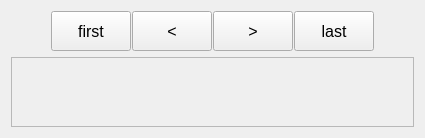
           <widget class="QWidget" name="page3_1">
            <layout class="QGridLayout" name="gridLayout_7">
             <item row="0" column="0">
              <layout class="QVBoxLayout" name="verticalLayout_61">
               <property name="spacing">
                <number>1</number>
               </property>
               <item>
                <layout class="QHBoxLayout" name="horizontalLayout_10">
                 <item>
                  <spacer name="horizontalSpacer_149">
                   <property name="orientation">
                    <enum>Qt::Horizontal</enum>
                   </property>
                   <property name="sizeHint" stdset="0">
                    <size>
                     <width>40</width>
                     <height>20</height>
                    </size>
                   </property>
                  </spacer>
                 </item>
                 <item>
                  <widget class="QPushButton" name="button4Page3">
                   <property name="minimumSize">
                    <size>
                     <width>0</width>
                     <height>40</height>
                    </size>
                   </property>
                   <property name="font">
                    <font>
                     <pointsize>12</pointsize>
                    </font>
                   </property>
                   <property name="text">
                    <string>first</string>
                   </property>
                  </widget>
                 </item>
                 <item>
                  <widget class="QPushButton" name="button5Page3">
                   <property name="minimumSize">
                    <size>
                     <width>0</width>
                     <height>40</height>
                    </size>
                   </property>
                   <property name="font">
                    <font>
                     <pointsize>12</pointsize>
                    </font>
                   </property>
                   <property name="text">
                    <string>&lt;</string>
                   </property>
                  </widget>
                 </item>
                 <item>
                  <widget class="QPushButton" name="button6Page3">
                   <property name="minimumSize">
                    <size>
                     <width>0</width>
                     <height>40</height>
                    </size>
                   </property>
                   <property name="font">
                    <font>
                     <pointsize>12</pointsize>
                    </font>
                   </property>
                   <property name="text">
                    <string>&gt;</string>
                   </property>
                  </widget>
                 </item>
                 <item>
                  <widget class="QPushButton" name="button7Page3">
                   <property name="minimumSize">
                    <size>
                     <width>0</width>
                     <height>40</height>
                    </size>
                   </property>
                   <property name="font">
                    <font>
                     <pointsize>12</pointsize>
                    </font>
                   </property>
                   <property name="text">
                    <string>last</string>
                   </property>
                  </widget>
                 </item>
                 <item>
                  <spacer name="horizontalSpacer_24">
                   <property name="orientation">
                    <enum>Qt::Horizontal</enum>
                   </property>
                   <property name="sizeHint" stdset="0">
                    <size>
                     <width>40</width>
                     <height>20</height>
                    </size>
                   </property>
                  </spacer>
                 </item>
                </layout>
               </item>
              </layout>
             </item>
             <item row="1" column="0">
              <widget class="QScrollArea" name="IncomingscrollArea">
               <property name="verticalScrollBarPolicy">
                <enum>Qt::ScrollBarAsNeeded</enum>
               </property>
               <property name="sizeAdjustPolicy">
                <enum>QAbstractScrollArea::AdjustIgnored</enum>
               </property>
               <property name="widgetResizable">
                <bool>true</bool>
               </property>
               <widget class="QWidget" name="IncomingscrollAreaWidgetContents">
                <property name="geometry">
                 <rect>
                  <x>0</x>
                  <y>0</y>
                  <width>98</width>
                  <height>28</height>
                 </rect>
                </property>
               </widget>
              </widget>
             </item>
            </layout>
           </widget>
